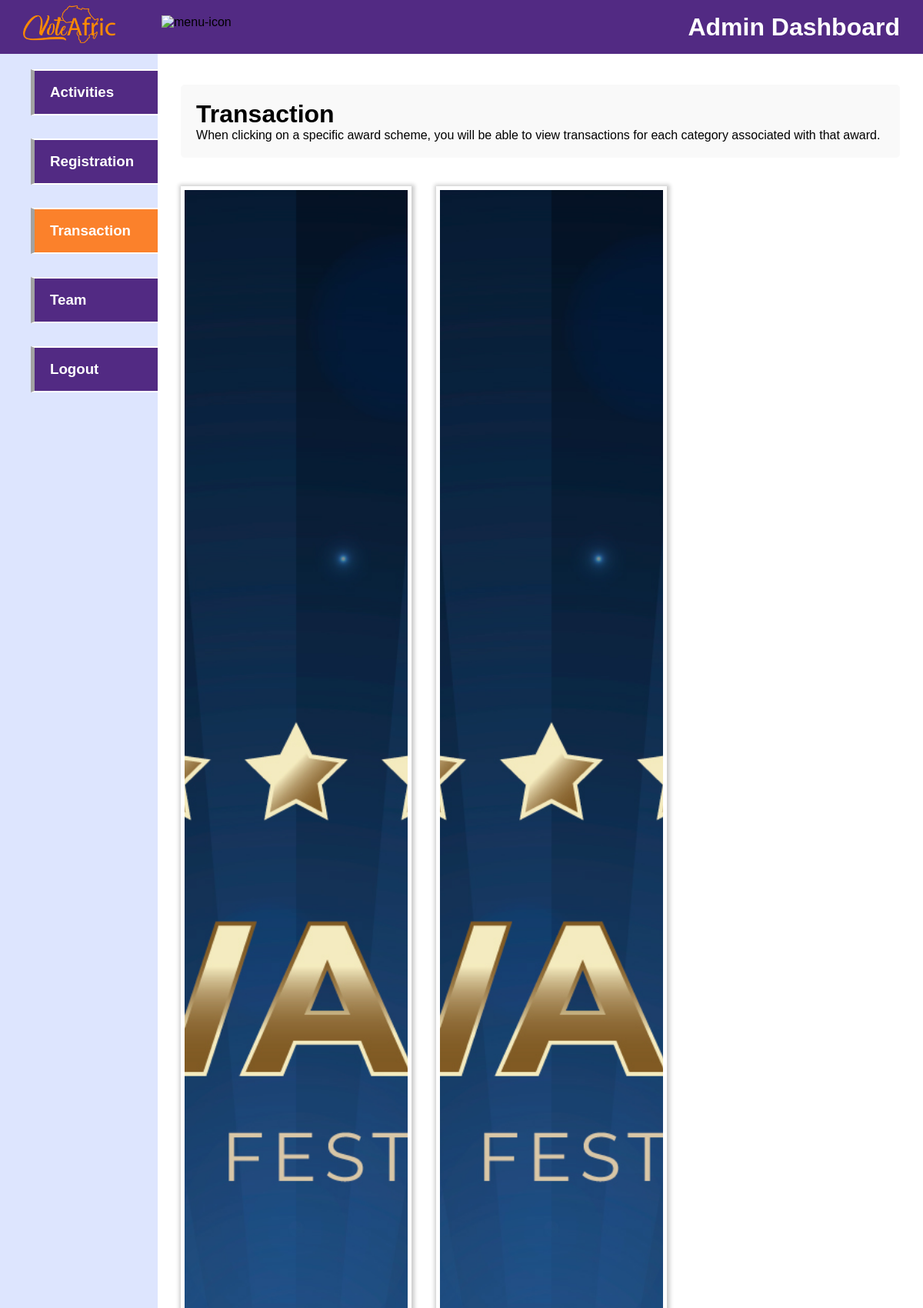
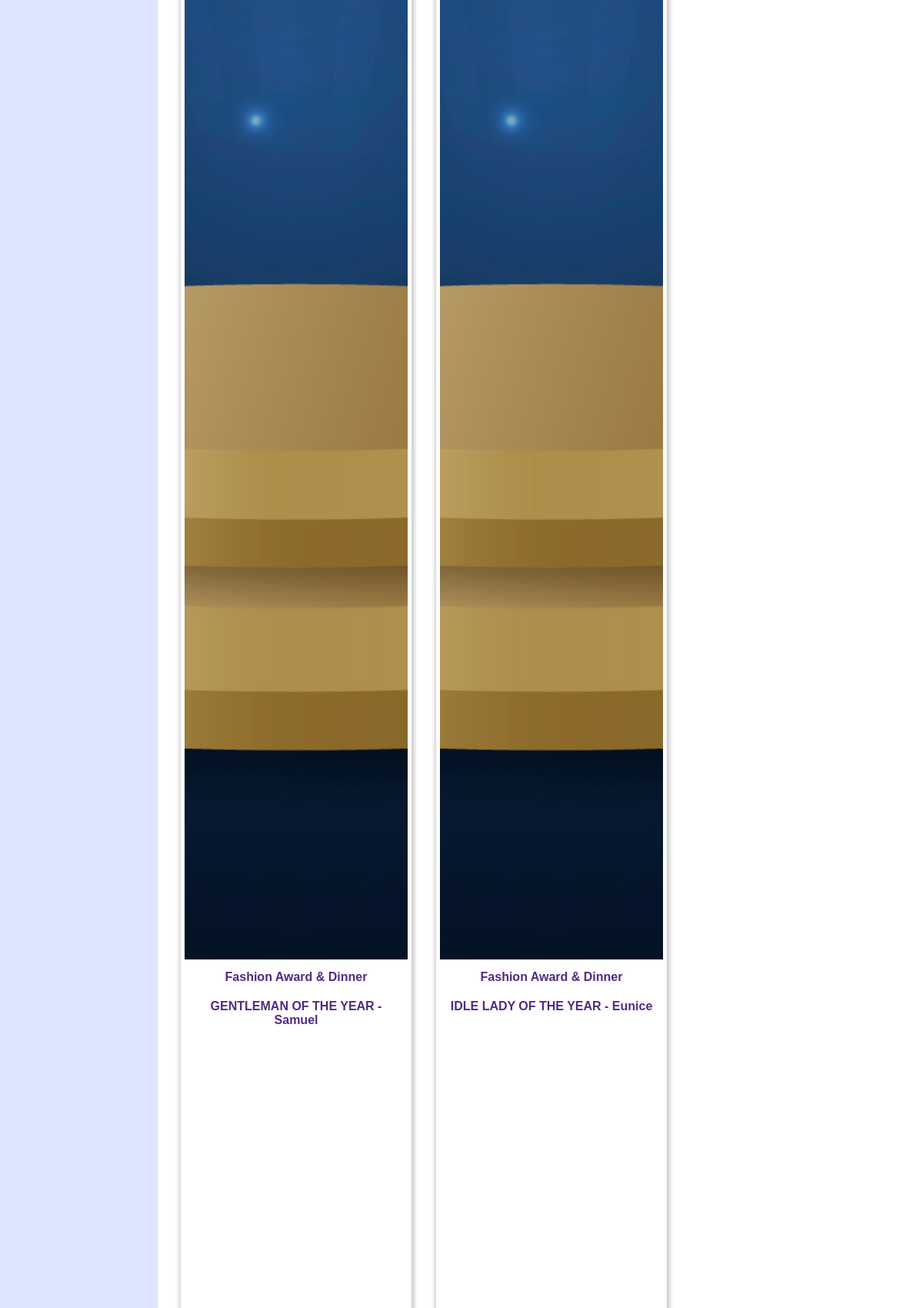
The page /dashboard/transaction/ (upper part) on the database its author committed (2 pictures, top to bottom).
### payment/models.py (models this page shows, shortened)
class Nominees(models.Model):
    category = models.ForeignKey(Category, on_delete=models.CASCADE, null=True)
    sub_category = models.ForeignKey(SubCategory, on_delete=models.CASCADE, null=True)
    name = models.CharField(max_length=100)
    image = models.ImageField(upload_to="nominees")
    slug = models.SlugField(unique=True, null=True)
    total_vote = models.IntegerField(default=0, null=True)
    can_vote = models.BooleanField(default=True)
    can_see_result = models.BooleanField(default=True)
    date_added = models.DateTimeField('date added', null=True)
    end_date = models.DateTimeField('end date', null=True)
    class Meta:
        verbose_name_plural = "nominees"
        ordering = ('-total_vote',)

### vote/models.py (models this page shows, shortened)
class Category(models.Model):
    award = models.CharField(max_length=100)
    title = models.CharField(max_length=100, null=True)
    image = models.ImageField(upload_to="category")
    slug = models.SlugField(unique=True)
    date_added = models.DateTimeField('date added', null=True)
    end_date = models.DateTimeField('end date', null=True)
    class Meta:
        verbose_name_plural = "categories"
        ordering = ('-date_added',)

class SubCategory(models.Model):
    category = models.ForeignKey(Category, on_delete=models.CASCADE)
    content = models.CharField(max_length=100)
    slug = models.SlugField(unique=True)
    date = models.DateTimeField(timezone.now)
    class Meta:
        verbose_name_plural = "sub categories"
        ordering = ('-date',)
    def __str__(self):
        return self.content

### dashboard/views.py (the view)
# urls.py: path('transaction/', views.transaction, name='transaction'),
def transaction(request):
    awards = Nominees.objects.all()
    context = {
        'awards': awards,
        'title': 'adminPage'
    }
    return render(request, 'dashboard/transaction.html', context)

### dashboard/templates/dashboard/transaction.html (shortened to what this page needs)
{% load static %}
<!DOCTYPE html>
<html lang="en">
<head>
    <link rel="stylesheet" href="{% static 'vote/admin.css' %}">
</head>
<body>
    <header>
        <div class="logosec">
            <div class="logo">
                <img src="{% static 'vote/img/voteafric-logo.png' %}" alt="geima">
            </div>
            <img src="https://media.geeksforgeeks.org/wp-content/uploads/20221210182541/Untitled-design-(30).png"
                class="icn menuicn" id="menuicn" alt="menu-icon">
        </div>
        <div class="message">
            <h1>Admin Dashboard</h1>
        </div>
    </header>
    <div class="main-container">
        <div class="navcontainer sidebar">
            <nav class="nav">
                <div class="nav-upper-options">
                    <a href="{% url 'adminPage' %}">
                        <div class="nav-option option1 button">
                            <h3>Activities</h3>
                        </div>
                    </a>
                    <a href="{% url 'registration' %}">
                        <div class="nav-option option1 button">
                            <h3>Registration</h3>
                        </div>
                    </a>
                    <a href="{% url 'transaction' %}">
                        <div class="nav-option option1 button active">
                            <h3>Transaction</h3>
                        </div>
                    </a>
                    <a href="{% url 'team' %}">
                        <div class="nav-option option1 button">
                            <h3>Team</h3>
                        </div>
                    </a>
                    <a href="{% url 'logout' %}">
                        <div class="nav-option option1 button">
                            <h3>Logout</h3>
                        </div>
                    </a>
                </div>
            </nav>
        </div>
        <div class="main">
            <div class="transaction-interface-container">
                <div class="heading">
                    <h1>Transaction</h1>
                    <p> When clicking on a specific award scheme, you will be able to view transactions for each
                        category associated with that award. </p>
                </div>
                <div class="transaction-for-awards">
                    {% for a in awards %}
                    <a href="{% url 'transaction_category' a.slug %}">
                        <div class="awards-transaction-container">
                            <div class="awards-img">
                                <img src="{{ a.category.image.url }}" alt="geima">
                            </div>
                            <div class="awards-name">
                                <h2>{{ a.category.award }}</h2>
                                <h2>{{ a.sub_category }} - {{ a.name }}</h2>
                            </div>
                        </div>
                    </a>
                    {% endfor %}
                </div>
            </div>
</body>
</html>

### vote/static/vote/admin.css (style rules this page uses)
* { margin: 0; padding: 0; box-sizing: border-box; font-family: "Poppins", sans-serif; list-style: none; text-decoration: none; }
:root { --background-color1: #fafaff; --background-color2: #ffffff; --background-color3: #ededed; --background-color4: #cad7fda4; --primary-color: #4b49ac; --secondary-color: #0c007d; --Border-color: #3f0097; --one-use-color: #3f0097; --two-use-color: #5500cb; --red: #E31C25; --blue: #092347; --white: #fff; --blue: #011f4a; --voiletColor: #522a83; --orangeColor: #fb812b; --whiteColor: #fff; }
body { max-width: 100%; overflow-x: hidden; }
header { height: 70px; width: 100vw; padding: 0 30px; background-color: var(--voiletColor); position: fixed; z-index: 100; display: flex; justify-content: space-between; align-items: center; }
.logo { font-size: 27px; font-weight: 600; color: rgb(47, 141, 70); }
.logo img { width: 120px; }
.icn { height: 30px; }
.menuicn { cursor: pointer; }
.logosec { display: flex; align-items: center; justify-content: center; }
.message { color: var(--white); }
.logosec { gap: 60px; }
.heading { background-color: #f9f9f9; padding: 20px; border-radius: 5px; }
.message { gap: 40px; position: relative; cursor: pointer; }
.main-container { display: flex; width: 100vw; position: relative; top: 70px; z-index: 1; }
.main { height: calc(100vh - 70px); width: 100%; overflow-y: scroll; overflow-x: hidden; padding: 40px 30px 30px 30px; }
.nav { min-height: 91vh; width: 250px; background-color: var(--background-color4); position: absolute; top: 0; left: 0; box-shadow: 1px 1px 10px rgba(198, 189, 248, 0.825); display: flex; flex-direction: column; justify-content: space-between; align-items: center; overflow: hidden; padding: 20px 20px 20px 20px; }
.navcontainer { height: calc(100vh - 70px); width: 250px; position: relative; overflow-y: scroll; overflow-x: hidden; transition: all 0.5s ease-in-out; }
.button { width: 170px; height: 60px; display: flex; align-items: center; padding: 0 30px 0 20px; gap: 20px; transition: all 0.1s ease-in-out; border: solid 2px; background-color: var(--voiletColor); color: var(--white); border-left: 5px solid #a2a2a2; }
.nav-upper-options { display: flex; flex-direction: column; align-items: center; gap: 30px; }
.ongoin-awards-container, .categories-container, .registered-awards-container, .registered-category, .transaction-for-awards { padding-top: 4%; display: flex; flex-wrap: wrap; gap: 2rem; }
.ongoin-awards-container h2, .categories-container h2,.list-of-nominees h2, .registered-awards-container h2, .registered-category h2, .transaction-for-awards h2 { font-size: 1rem; text-align: center; color: var(--voiletColor); padding: 10px; }
.awards-container, .category, .registered-awards,.awards-transaction-container { padding: 5px; width: 100%; max-width: 300px; box-shadow:1px 1px 5px 3px rgba(0,0,0,0.2); cursor: pointer; min-height: 40vh; }
.awards-container img, .category img, .registered-awards img, .awards-transaction-container img { width: 100%; height: 30vh; object-fit: cover; }
.active { background-color: var(--orangeColor); }

### rows shown on the page
Nominees: category.image (picture), category.award "Fashion Award & Dinner", sub_category "GENTLEMAN OF THE YEAR", name "Samuel"
Nominees: category.image (picture), category.award "Fashion Award & Dinner", sub_category "IDLE LADY OF THE YEAR", name "Eunice"
